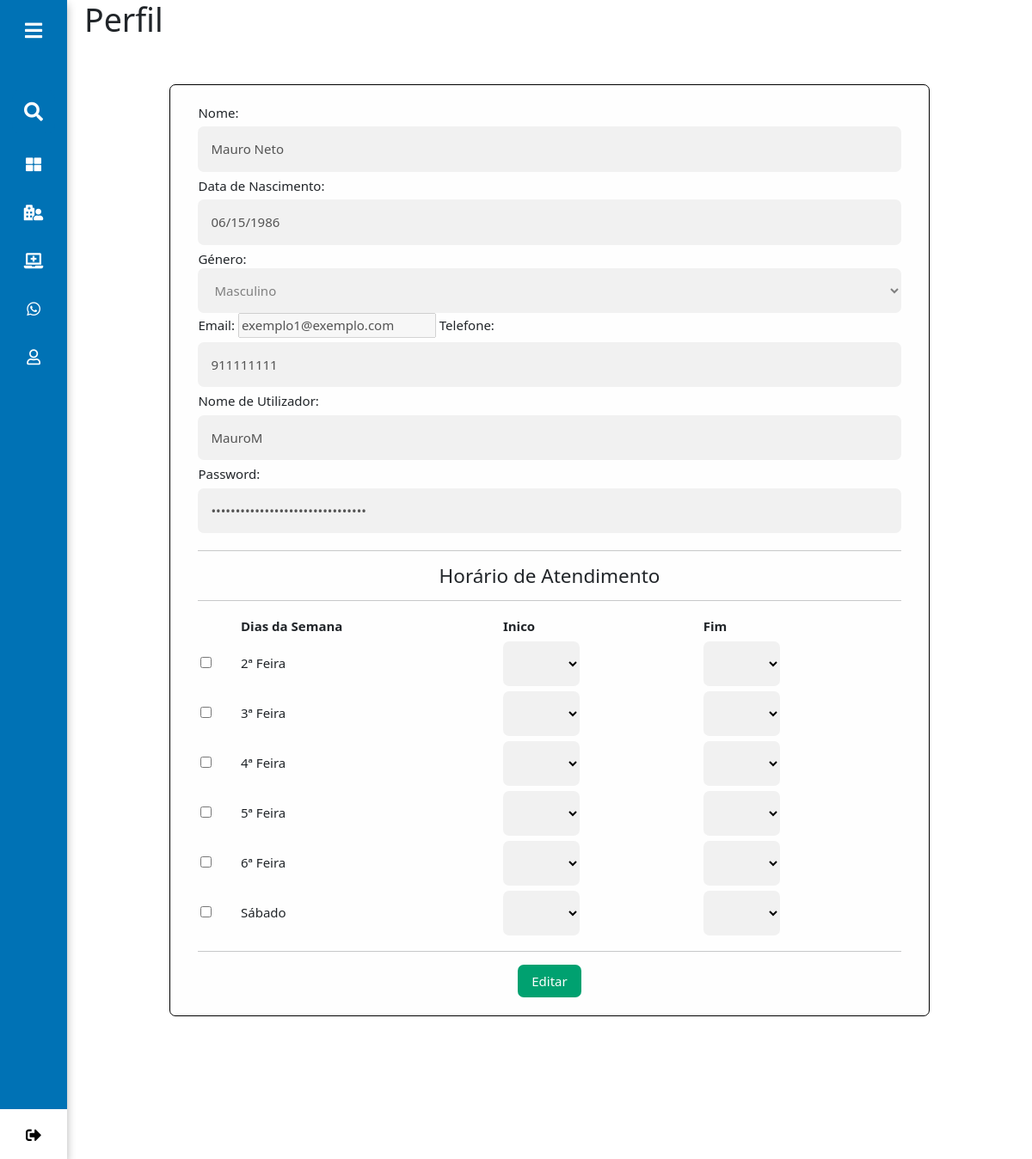
Page /interfaceusuario/Medico/perfil.php (signed in) on the committed database.
### tables this page shows
CREATE TABLE `pessoa` (
  `idPessoa` int(11) NOT NULL,
  `nomeUtilizador` varchar(100) DEFAULT NULL,
  `password` varchar(150) DEFAULT NULL,
  `nome` varchar(200) DEFAULT NULL,
  `peso` float DEFAULT NULL,
  `dataNasc` date DEFAULT NULL,
  `genero` varchar(25) DEFAULT NULL,
  `estCivil` varchar(25) DEFAULT NULL,
  `tipoSang` varchar(10) DEFAULT NULL,
  `tipoUser` varchar(20) DEFAULT NULL,
  `endereco` varchar(100) NOT NULL,
  `codMunicipio` int(11) NOT NULL,
  `documentoIdentificacao` varchar(100) NOT NULL,
  `numeroDocumento` varchar(100) NOT NULL,
  `foto` varchar(255) NOT NULL
);

CREATE TABLE `email` (
  `codEmail` int(11) NOT NULL,
  `idPessoa` int(11) DEFAULT NULL,
  `codHospital` int(11) DEFAULT NULL,
  `endereco` varchar(250) DEFAULT NULL
);

CREATE TABLE `telefone` (
  `coTelefone` int(11) NOT NULL,
  `codHospital` int(11) DEFAULT NULL,
  `idPessoa` int(11) DEFAULT NULL,
  `numero` int(11) DEFAULT NULL
);

### interfaceusuario/Medico/perfil.php (the view, shortened to what this page needs)
<!DOCTYPE html>
<html lang="pt-PT">
<head>
    <link rel="stylesheet" type="text/css" href="../../css/estilo.css">
    <link rel="stylesheet" type="text/css" href="../../css/interfaceusuario.css">
    <link rel="stylesheet" type="text/css" href="../../css/bootstrap.min.css">
    <link rel="stylesheet" type="text/css" href="../../css/all.css">
    <link rel="stylesheet" type="text/css" href="../../css/chat.css">
    <link rel="stylesheet" type="text/css" href="../../css/marcacao.css">
</head>
<body>
    <?php include_once "menu.php"; ?>
    <section class="home-section" style="background-color: white;" id="perfil">
        <div class="text">
            <div class="row">
                <div class="col-lg-12">
                    <h1>Perfil</h1>
                </div>
            </div>
            <div class="row mt-5">
                <div class="formulario">
                    <?php $sql = "SELECT * FROM pessoa WHERE idPessoa = {$_SESSION["idPessoa"]}";
                    $dados = mysqli_query($mysqli, $sql);
                    while ($row = mysqli_fetch_assoc($dados)) { ?>
                        <form class="formRegElm">
                            <label for="nome">Nome:</label>
                            <input type="text" name="nome" id="nome" value="<?php echo $row['nome']; ?>" disabled>
                            <label for="dataNasc">Data de Nascimento:</label>
                            <input type="date" name="dataNasc" id="dataNasc" value="<?php echo $row['dataNasc']; ?>" disabled>
                            <label>Género:</label>
                            <select disabled>
                                <option value="<?php echo $row['genero']; ?>"><?php echo $row['genero']; ?></option>
                            </select>
                          <?php $sql4 = "SELECT * FROM email WHERE idPessoa = {$row['idPessoa']}";
                          $dados4 = mysqli_query($mysqli,$sql4);
                          while ($row4 = mysqli_fetch_assoc($dados4)) { ?>
                            <label for="endereco">Email:</label>
                            <input type="email" name="endereco" id="endereco" value="<?php echo $row4['endereco']; ?>" disabled>
                          <?php };
                          $sql5 = "SELECT * FROM telefone WHERE idPessoa = {$row['idPessoa']}";
                          $dados5 = mysqli_query($mysqli,$sql5);
                          while ($row5 = mysqli_fetch_assoc($dados5)) { ?>
                            <label for="numero">Telefone:</label>
                            <input type="tel" name="numero" id="numero" value="<?php echo $row5['numero']; ?>" disabled>
                          <?php } ?>
                            <label for="nomeUtilizador">Nome de Utilizador:</label>
                            <input type="text" name="nomeUtilizador" id="nomeUtilizador" value="<?php echo $row['nomeUtilizador']; ?>" disabled>
                            <label for="password">Password:</label>
                            <input type="password" name="password" id="password" value="<?php echo $row['password']; ?>" disabled>
                            <hr>
                            <h4 class="centro">Horário de Atendimento</h4>
                            <hr>
                            <div class="dias">
                                <table>
                                    <tr>
                                        <th></th>
                                        <th>Dias da Semana</th>
                                        <th>Inico</th>
                                        <th>Fim</th>
                                    </tr>
                                    <tr>
                                        <td><input type="checkbox"></td>
                                        <td>2ª Feira</td>
                                        <td><select style="width: auto;">
                                                <option value=""></option>
                                                <option value="08:00">08:00</option>
                                            </select>
                                        </td>
                                        <td><select style="width: auto;">
                                                <option value=""></option>
                                                <option value="08:00">09:00</option>
                                            </select>
                                        </td>
                                    </tr>
                                    <tr>
                                        <td><input type="checkbox"></td>
                                        <td>3ª Feira</td>
                                        <td><select style="width: auto;">
                                                <option value=""></option>
                                                <option value="08:00">08:00</option>
                                            </select>
                                        </td>
                                        <td><select style="width: auto;">
                                                <option value=""></option>
                                                <option value="08:00">09:00</option>
                                            </select>
                                        </td>
                                    </tr>
                                    <tr>
                                        <td><input type="checkbox"></td>
                                        <td>4ª Feira</td>
                                        <td><select style="width: auto;">
                                                <option value=""></option>
                                                <option value="08:00">08:00</option>
                                            </select>
                                        </td>
                                        <td><select style="width: auto;">
                                                <option value=""></option>
                                                <option value="08:00">09:00</option>
                                            </select>
                                        </td>
                                    </tr>
                                    <tr>
                                        <td><input type="checkbox"></td>
                                        <td>5ª Feira</td>
                                        <td><select style="width: auto;">
                                                <option value=""></option>
                                                <option value="08:00">08:00</option>
                                            </select>
                                        </td>
                                        <td><select style="width: auto;">
                                                <option value=""></option>
                                                <option value="08:00">09:00</option>
                                            </select>
                                        </td>
                                    </tr>
                                    <tr>
                                        <td><input type="checkbox"></td>
                                        <td>6ª Feira</td>
                                        <td><select style="width: auto;">
                                                <option value=""></option>
                                                <option value="08:00">08:00</option>
                                            </select>
                                        </td>
                                        <td><select style="width: auto;">
                                                <option value=""></option>
                                                <option value="08:00">09:00</option>
                                            </select>
                                        </td>
                                    </tr>
                                    <tr>
                                        <td><input type="checkbox"></td>
                                        <td>Sábado</td>
                                        <td><select style="width: auto;">
                                                <option value=""></option>
                                                <option value="08:00">08:00</option>
                                            </select>
                                        </td>
                                        <td><select style="width: auto;">
                                                <option value=""></option>
                                                <option value="08:00">09:00</option>
                                            </select>
                                        </td>
                                    </tr>
                                </table>
                            </div>
                            <hr>
                            <div class="centro">
                                <input type="submit" class="botao verde" value="Editar">
                            </div>
                        </form>
                    <?php } ?>
                </div>
            </div>
        </div>
    </section>
</body>
</html>

### interfaceusuario/Medico/menu.php (shortened to what this page needs)
<?php
include '../../conexao.php';
?>
<div class="sidebar french-blue">
    <div class="logo-details">
        <i class="fas fa-bars" id="btn"></i>
    </div>
    <ul class="nav-list">
        <li>
            <i class="fas fa-search bx-search"></i>
        </li>
        <li>
            <a href="index.php">
                <i class="fas fa-th-large"></i>
            </a>
        </li>
        <li>
            <a href="pacientes.php">
                <i class="fas fa-hospital-user"></i>
            </a>
        </li>
        <li>
            <a href="consulta.php">
                <i class="fas fa-laptop-medical"></i>
            </a>
        </li>
        <li>
            <a href="#chat" onclick="document.getElementById('chat').style.display = 'block';">
                <i class="fab fa-whatsapp"></i>
            </a>
        </li>
        <li>
            <a href="perfil.php">
                <i class="far fa-user"></i>
            </a>
        </li>
        <li class="profile">
            <?php
            $sql = "SELECT * FROM pessoa WHERE idPessoa = {$_SESSION["idPessoa"]}";
            $dados = mysqli_query($mysqli, $sql);
            while ($dadosusuario = mysqli_fetch_assoc($dados)) {
            ?>
                <a href="../../index.php">
                    <i class="fas fa-sign-out-alt" id="log_out"></i>
                </a>
            <?php
            }
            ?>
        </li>
    </ul>
</div>

### css/estilo.css (style rules this page uses)
*, *:before, *:after { box-sizing: border-box; }
html, body { font-family: "Times New Roman", sans-serif; font-size: 15px; line-height: 1.5; box-sizing: border-box; }
input[type="text"], input[type="password"], input[type="date"], input[type="tel"], input[type="number"], select, textarea { width: 100%; padding: 15px; margin: 5px 0; display: inline-block; border: none; box-sizing: border-box; background: #f1f1f1; border-radius: 7px; }
.botao { border: none; display: inline-block; padding: 8px 16px; vertical-align: middle; overflow: hidden; text-decoration: none; color: inherit; background-color: inherit; text-align: center; cursor: pointer; white-space: nowrap; border-radius: 7px; -webkit-touch-callout: none; -webkit-user-select: none; -khtml-user-select: none; -moz-user-select: none; -ms-user-select: none; user-select: none; }
.formulario { background-color: #fefefe; margin: 5% auto 15% auto; border: 1px solid black; width: 60%; border-radius: 7px; }
.formRegElm { padding: 16px; margin: 5px; }
.sidebar { position: fixed; left: 0; top: 0; height: 100%; width: 78px; padding: 6px 14px; z-index: 99; transition: all 0.5s ease; box-shadow: 0 5px 10px rgba(0, 0, 0, 0.3); }
.sidebar .logo-details { height: 60px; display: flex; align-items: center; position: relative; }
.sidebar .logo-details #btn { position: absolute; top: 50%; right: 0; transform: translateY(-50%); font-size: 22px; transition: all 0.4s ease; font-size: 23px; text-align: center; cursor: pointer; transition: all 0.5s ease; }
.sidebar i { color: #fff; height: 60px; min-width: 50px; font-size: 28px; text-align: center; line-height: 60px; }
.sidebar .nav-list { text-align: left; margin-top: 20px; height: 100%; padding: 8px 0 8px 0; }
.sidebar li { position: relative; margin: 6px 0; list-style: none; }
.sidebar .bx-search { position: absolute; top: 50%; left: 0; transform: translateY(-50%); font-size: 22px; color: #fff; cursor: pointer; background: #0072b5; transition: all 0.4s ease; }
.sidebar li a { display: flex; height: 100%; width: 100%; border-radius: 7px; align-items: center; text-decoration: none; transition: all 0.4s ease; }
.sidebar li i { height: 50px; line-height: 50px; font-size: 18px; border-radius: 12px; }
.sidebar li.profile { position: fixed; height: 60px; width: 78px; left: 0; bottom: -8px; padding: 10px 14px; background: #fff; transition: all 0.5s ease; overflow: hidden; }
.sidebar .profile #log_out { position: absolute; top: 50%; right: 0; transform: translateY(-50%); width: 100%; height: 60px; line-height: 60px; border-radius: 0px; transition: all 0.5s ease; color: black; }
.home-section { position: relative; background: #e4e9f7; min-height: 100vh; top: 0; left: 78px; width: calc(100% - 78px); transition: all 0.5s ease; z-index: 2; }
.home-section .text { margin: 0 20px; }
.row .formulario { width: 80%; }
.french-blue { color: #fff; background-color: #0072b5; }
.verde { color: #fff !important; background-color: #00a170 !important; }
.centro { text-align: center; }

### css/all.css (style rules this page uses)
.fa, .fas, .far, .fal, .fad, .fab { -moz-osx-font-smoothing: grayscale; -webkit-font-smoothing: antialiased; display: inline-block; font-style: normal; font-variant: normal; text-rendering: auto; line-height: 1; }
.fa-bars:before { content: "\f0c9"; }
.fa-hospital-user:before { content: "\f80d"; }
.fa-laptop-medical:before { content: "\f812"; }
.fa-search:before { content: "\f002"; }
.fa-sign-out-alt:before { content: "\f2f5"; }
.fa-th-large:before { content: "\f009"; }
.fa-user:before { content: "\f007"; }
.fa-whatsapp:before { content: "\f232"; }
.fab { font-family: 'Font Awesome 5 Brands'; font-weight: 400; }
.far { font-family: 'Font Awesome 5 Free'; font-weight: 400; }
.fa, .fas { font-family: 'Font Awesome 5 Free'; font-weight: 900; }

### css/marcacao.css (style rules this page uses)
table { border-collapse: collapse; border-spacing: 0; width: 100%; }
th, td { text-align: left; padding: 3px; }

### rows in the picture
pessoa: nome "Mauro Neto", dataNasc "06/15/1986", genero "Masculino", nomeUtilizador "MauroM"
email: endereco "exemplo1@exemplo.com"
telefone: numero "911111111"
